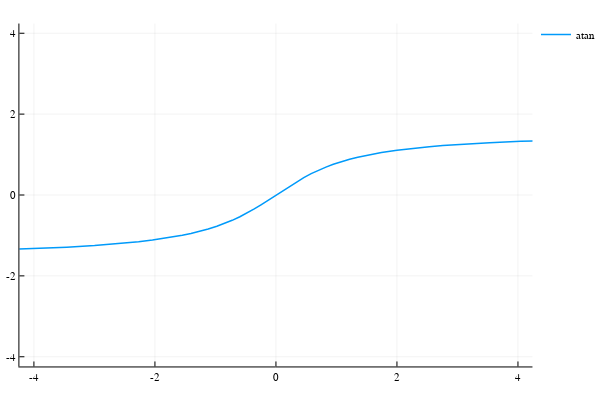

Write notebook code for a chart like this one.
### Code cell
plot(atan,xlimits=[-4,4],label="atan",ylimits=[-4,4],lw=1.5)

### Figure 1 — Plotly figure (JSON) as saved in the notebook; plotly's stock layout.template omitted (floating-point values rounded to 4 significant figures)
{"data": [{"colorbar": {"title": ""}, "hoverinfo": "text", "legendgroup": "atan", "line": {"color": "rgba(0, 154, 250, 1.000)", "dash": "solid", "shape": "linear", "width": 1.5}, "mode": "lines", "name": "atan", "showlegend": true, "text": [null, null, null, null, null, null, null, null, null, null, null, null, null, null, null, null, null, null, null, null, null, null, null, null, null, null, null, null, null, null, null, null, null, null, null, null, null, null, null, null, null, null, null], "type": "scatter", "x": [-4.902, -3.999, -3.457, -2.998, -2.749, -2.499, -2.27, -2.04, -1.794, -1.547, -1.405, -1.262, -1.119, -0.9767, -0.8499, -0.7231, -0.5962, -0.4694, -0.3583, -0.2471, -0.1359, -0.02468, 0.09655, 0.2178, 0.339, 0.4602, 0.5822, 0.7041, 0.8261, 0.948, 1.083, 1.218, 1.353, 1.487, 1.744, 2.001, 2.267, 2.534, 2.759, 2.983, 3.532, 4.047, 4.873], "xaxis": "x1", "y": [-1.37, -1.326, -1.289, -1.249, -1.222, -1.19, -1.156, -1.115, -1.062, -0.9971, -0.9521, -0.9007, -0.8416, -0.7736, -0.7044, -0.626, -0.5377, -0.4389, -0.344, -0.2422, -0.135, -0.02467, 0.09626, 0.2144, 0.3269, 0.4313, 0.5272, 0.6135, 0.6905, 0.7587, 0.8252, 0.8833, 0.9341, 0.9789, 1.05, 1.107, 1.155, 1.195, 1.223, 1.247, 1.295, 1.329, 1.368], "yaxis": "y1", "zmax": 0.1, "zmin": -0.1}], "layout": {"annotations": [], "height": 400, "legend": {"bgcolor": "rgba(255, 255, 255, 1.000)", "bordercolor": "rgba(0, 0, 0, 1.000)", "font": {"color": "rgba(0, 0, 0, 1.000)", "family": "sans-serif", "size": 11}, "tracegroupgap": 0, "x": 1, "y": 1}, "margin": {"b": 20, "l": 0, "r": 0, "t": 20}, "paper_bgcolor": "rgba(255, 255, 255, 1.000)", "plot_bgcolor": "rgba(255, 255, 255, 1.000)", "showlegend": true, "width": 600, "xaxis": {"anchor": "y1", "domain": [0.03619, 0.9934], "gridcolor": "rgba(0, 0, 0, 0.100)", "gridwidth": 0.5, "linecolor": "rgba(0, 0, 0, 1.000)", "mirror": false, "range": [-4.24, 4.24], "showgrid": true, "showline": true, "showticklabels": true, "tickangle": 0, "tickcolor": "rgb(0, 0, 0)", "tickfont": {"color": "rgba(0, 0, 0, 1.000)", "family": "sans-serif", "size": 11}, "tickmode": "array", "ticks": "inside", "ticktext": ["-4", "-2", "0", "2", "4"], "tickvals": [-4, -2, 0, 2, 4], "title": "", "titlefont": {"color": "rgba(0, 0, 0, 1.000)", "family": "sans-serif", "size": 15}, "type": "-", "visible": true, "zeroline": false, "zerolinecolor": "rgba(0, 0, 0, 1.000)"}, "yaxis": {"anchor": "x1", "domain": [0.03762, 0.9902], "gridcolor": "rgba(0, 0, 0, 0.100)", "gridwidth": 0.5, "linecolor": "rgba(0, 0, 0, 1.000)", "mirror": false, "range": [-4.24, 4.24], "showgrid": true, "showline": true, "showticklabels": true, "tickangle": 0, "tickcolor": "rgb(0, 0, 0)", "tickfont": {"color": "rgba(0, 0, 0, 1.000)", "family": "sans-serif", "size": 11}, "tickmode": "array", "ticks": "inside", "ticktext": ["-4", "-2", "0", "2", "4"], "tickvals": [-4, -2, 0, 2, 4], "title": "", "titlefont": {"color": "rgba(0, 0, 0, 1.000)", "family": "sans-serif", "size": 15}, "type": "-", "visible": true, "zeroline": false, "zerolinecolor": "rgba(0, 0, 0, 1.000)"}}}
